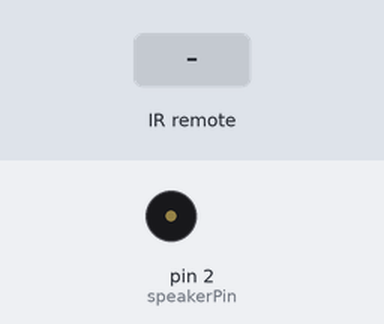
Bench run of a sketch on a simulated Arduino Uno, built with avr-gcc and run on an emulated ATmega328P. Shown: buzzer (waves = sounding). Inputs (shaded band) come from the test bench.

Above: at 1.2 s.
1.3 s: infrared code 0x77E12047 received
At 2.7 s:
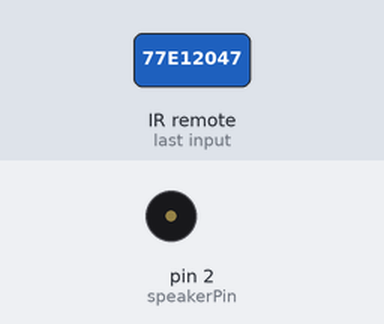
Timing chart, 0 to 10.3 s (numbered marks = the images above; inputs shaded):
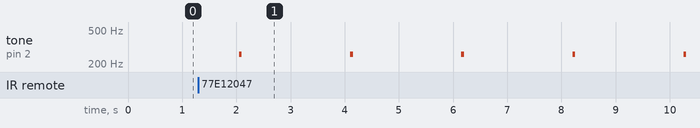

The sketch:

IR_Buzzer_Control.ino
```cpp
#include <IRremote.h>

#define MENU 0x77E14047
#define PLAY_PAUSE 0x77E12047
#define VOLUME_UP 0x77E1D047
#define VOLUME_DOWN 0x77E1B047
#define REWIND 0x77E11047
#define FAST_FORWARD 0x77E1E047

int RECV_PIN = 11;
int speakerPin = 2;

int numTones = 10;
int tones[] = {261, 277, 294, 311, 330, 349, 370, 392, 415, 440};
int i = 0;
long previousMillis = 0;
long maxTime = 2000;
long between = maxTime;
long beeplength = 50;

boolean isOn = false;

IRrecv irrecv(RECV_PIN);

decode_results results;

void setup()
{
  irrecv.enableIRIn();
}

void loop() {

  unsigned long currentMillis = millis();

  if(currentMillis - previousMillis > between + beeplength ) {
    previousMillis = currentMillis;
    if(isOn)
    {
      tone(speakerPin, tones[i]);
    }
  }

  if(currentMillis - previousMillis > beeplength) {
    noTone(speakerPin);
  }
  if (irrecv.decode(&results)) {
    switch(results.value)
    {
      case MENU:
          break;
      case PLAY_PAUSE:
          isOn = !isOn;
          break;
      case VOLUME_UP:
        i++;
         break;
      case VOLUME_DOWN:
        i--;
        break;
      case REWIND:
        between= between + 100;
        break;
      case FAST_FORWARD:
        between= between - 100;
        break;
    }
    if(i > numTones) {
      i = numTones;
    }

    if(between > maxTime) {
      between = maxTime;
    }

    if(i < 0) {
       i = 0;
    }
    if(between < 0) {
      between = 0;
    }
    irrecv.resume();
  }
}
```

Measured:
- after the input at 1.3 s, tone on pin 2 (speakerPin): alternates 261 Hz for 0.05 s and silent for 2.0 s, starting after 0.75 s
